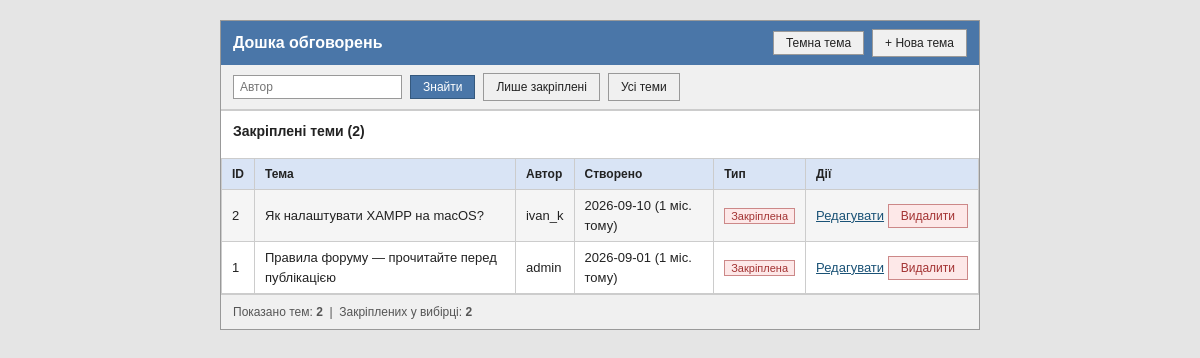
Page /index.php?pinned=1 on the committed database.
### tables this page shows
CREATE TABLE topics (
    id         INT AUTO_INCREMENT PRIMARY KEY,
    title      VARCHAR(100) NOT NULL,
    author     VARCHAR(50)  NOT NULL,
    created_at DATE         NOT NULL,
    is_pinned  TINYINT(1)   NOT NULL DEFAULT 0
);

### lib/functions.php (called while the page is built, shortened)
<?php
function timeAgo(string $date, ?DateTimeImmutable $now = null): string
{
    try {
        $then = new DateTimeImmutable($date);
    } catch (Exception $e) {
        return 'невідомо';
    }
    $now = $now ?? new DateTimeImmutable('now');
    $then = $then->setTime(0, 0);
    $now = $now->setTime(0, 0);
    $days = (int) $then->diff($now)->days;
    if ($days < 365) {
        return intdiv($days, 30) . ' міс. тому';
    }
    return intdiv($days, 365) . ' р. тому';
}
function sanitizeText(string $text): string
{
    $text = preg_replace('/\s+/u', ' ', trim($text)) ?? '';
    return htmlspecialchars($text, ENT_QUOTES, 'UTF-8');
}
function h($value): string
{
    return htmlspecialchars((string) $value, ENT_QUOTES, 'UTF-8');
}

### classes/TopicRepository.php (called while the page is built, shortened)
<?php
class TopicRepository
{
    private PDO $pdo;
    public function __construct(PDO $pdo)
    {
        $this->pdo = $pdo;
    }
    public function listPinned(): array
    {
        return $this->pdo
            ->query('SELECT * FROM topics WHERE is_pinned = 1 ORDER BY created_at DESC, id DESC')
            ->fetchAll();
    }
}

### index.php (the view, shortened to what this page needs)
<?php
$pdo = require __DIR__ . '/db.php';
require_once __DIR__ . '/classes/TopicRepository.php';
require_once __DIR__ . '/lib/functions.php';
$repo = new TopicRepository($pdo);
$author = isset($_GET['author']) && is_string($_GET['author']) ? trim($_GET['author']) : '';
$pinnedOnly = isset($_GET['pinned']) && $_GET['pinned'] === '1';
if ($author !== '') {
    $topics = $repo->listByAuthor($author);
    $heading = 'Теми автора «' . $author . '»';
} elseif ($pinnedOnly) {
    $topics = $repo->listPinned();
    $heading = 'Закріплені теми';
} else {
    $topics = $repo->listAll();
    $heading = 'Усі теми';
}
?>
<!DOCTYPE html>
<html lang="uk">
<head>
    <link rel="stylesheet" href="style.css">
</head>
<body>
<div class="container">
    <div class="page-header">
        <h1>Дошка обговорень</h1>
        <div class="header-actions">
            <button type="button" id="theme-toggle" class="btn btn-outline">Темна тема</button>
            <a href="add.php" class="btn btn-outline">+ Нова тема</a>
        </div>
    </div>
    <form method="get" action="index.php" class="toolbar">
        <input type="text" name="author" placeholder="Автор" value="<?= h($author) ?>">
        <button type="submit" class="btn">Знайти</button>
        <a href="index.php?pinned=1" class="btn btn-outline">Лише закріплені</a>
        <a href="index.php" class="btn btn-outline">Усі теми</a>
    </form>
    <div class="section">
        <h2><?= sanitizeText($heading) ?> (<?= count($topics) ?>)</h2>
    </div>
    <?php if (count($topics) === 0): ?>
        <div class="empty">Тем не знайдено.</div>
    <?php else: ?>
        <table>
            <tr>
                <th>ID</th>
                <th>Тема</th>
                <th>Автор</th>
                <th>Створено</th>
                <th>Тип</th>
                <th>Дії</th>
            </tr>
            <?php foreach ($topics as $topic): ?>
                <tr>
                    <td><?= (int) $topic['id'] ?></td>
                    <td class="topic-title"><?= sanitizeText($topic['title']) ?></td>
                    <td><?= sanitizeText($topic['author']) ?></td>
                    <td><?= sanitizeText($topic['created_at']) ?> (<?= timeAgo($topic['created_at']) ?>)</td>
                    <td>
                        <?php if ($topic['is_pinned']): ?>
                            <span class="label label-hot">Закріплена</span>
                        <?php else: ?>
                            <span class="label">Звичайна</span>
                        <?php endif; ?>
                    </td>
                    <td class="actions">
                        <a href="edit.php?id=<?= (int) $topic['id'] ?>">Редагувати</a>
                        <form method="post" action="delete.php"
                              onsubmit="return confirm('Видалити тему «<?= h(addslashes($topic['title'])) ?>»?');">
                            <button type="submit" class="btn btn-danger">Видалити</button>
                        </form>
                    </td>
                </tr>
            <?php endforeach; ?>
        </table>
    <?php endif; ?>
    <div class="summary">
        Показано тем: <strong><?= count($topics) ?></strong>
        &nbsp;|&nbsp;
        Закріплених у вибірці: <strong><?= count(array_filter($topics, fn($t) => $t['is_pinned'])) ?></strong>
    </div>
</div>
</body>
</html>

### style.css (style rules this page uses)
:root { color-scheme: light; --page-bg: #e5e5e5; --surface: #ffffff; --surface-alt: #f0f0f0; --surface-hover: #e0e0e0; --row-alt: #f5f5f5; --th-bg: #d9e4f5; --text: #222222; --text-muted: #555555; --border: #cccccc; --border-strong: #999999; --input-bg: #ffffff; --link: #1a5276; --link-hover: #0d3a5c; --accent: #4a76a8; --accent-border: #35597e; --accent-hover: #3b5f8a; --danger-bg: #fde8e8; --danger-border: #cc8888; --danger-text: #a33333; --danger-hover: #f8d0d0; --ok-bg: #e6f2e6; --ok-border: #9cc79c; --ok-text: #2d5a2d; }
* { box-sizing: border-box; }
body { margin: 0; padding: 20px; background: var(--page-bg); color: var(--text); font-family: Verdana, Geneva, Arial, sans-serif; font-size: 13px; line-height: 1.5; }
.container { max-width: 760px; margin: 0 auto; background: var(--surface); border: 1px solid var(--border-strong); }
a { color: var(--link); }
.page-header { background: var(--accent); color: #ffffff; padding: 8px 12px; display: flex; align-items: center; justify-content: space-between; flex-wrap: wrap; gap: 8px; }
.page-header h1 { font-size: 16px; font-weight: bold; margin: 0; }
.page-header a { color: #ffffff; }
.btn { font-family: inherit; cursor: pointer; display: inline-block; padding: 4px 12px; background: var(--accent); color: #ffffff; border: 1px solid var(--accent-border); text-decoration: none; font-size: 12px; }
.btn-outline { background: var(--surface-alt); color: var(--text); border: 1px solid var(--border-strong); }
table { width: 100%; border-collapse: collapse; }
th, td { border: 1px solid var(--border); padding: 6px 10px; text-align: left; }
th { background: var(--th-bg); font-size: 12px; }
tr:nth-child(even) td { background: var(--row-alt); }
.label { font-size: 11px; padding: 1px 6px; border: 1px solid var(--border-strong); background: var(--surface-alt); color: var(--text-muted); }
.label-hot { background: var(--danger-bg); border-color: var(--danger-border); color: var(--danger-text); }
.summary { padding: 8px 12px; background: var(--surface-alt); border-top: 1px solid var(--border); font-size: 12px; color: var(--text-muted); }
.section { padding: 10px 12px; border-top: 1px solid var(--border); }
.section h2 { font-size: 14px; margin: 0 0 6px; }
.toolbar { padding: 8px 12px; background: var(--surface-alt); border-bottom: 1px solid var(--border); display: flex; flex-wrap: wrap; align-items: center; gap: 8px; }
.toolbar input[type="text"] { background: var(--input-bg); color: var(--text); padding: 4px 6px; border: 1px solid var(--border-strong); font-family: inherit; font-size: 12px; }
.actions { white-space: nowrap; }
.actions form { display: inline; margin: 0; }
.btn-danger { background: var(--danger-bg); color: var(--danger-text); border: 1px solid var(--danger-border); }
.page-header .btn-outline { color: var(--text); }
.header-actions { display: flex; align-items: center; gap: 8px; }

### rows in the picture
topics: id "2", title "Як налаштувати XAMPP на macOS?", author "ivan_k", created_at "2026-09-10", created_at "1 міс. тому", is_pinned "Закріплена"
topics: id "1", title "Правила форуму — прочитайте перед публікацією", author "admin", created_at "2026-09-01", created_at "1 міс. тому", is_pinned "Закріплена"

### other values in the picture
sanitizeText($heading) "Закріплені теми"
count($topics) "2"
count(array_filter($topics, fn($t) => $t['is_pinned'])) "2"
